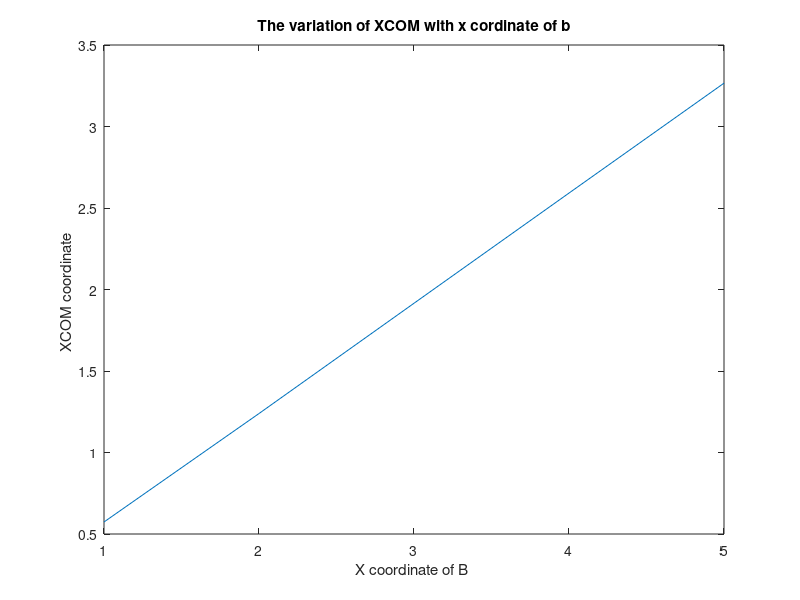
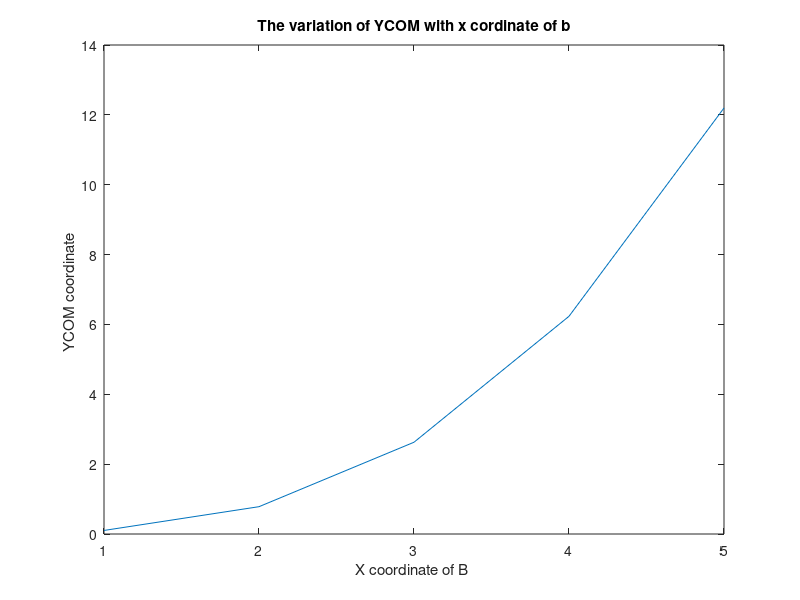
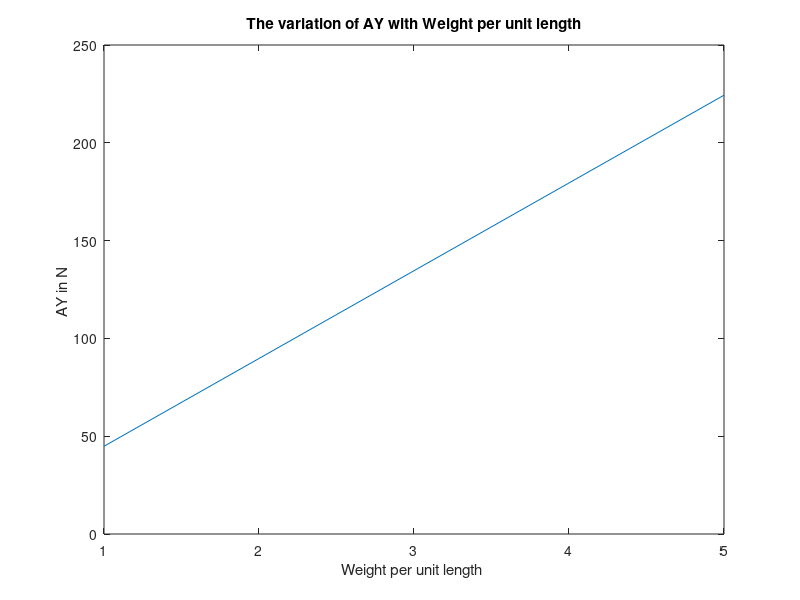
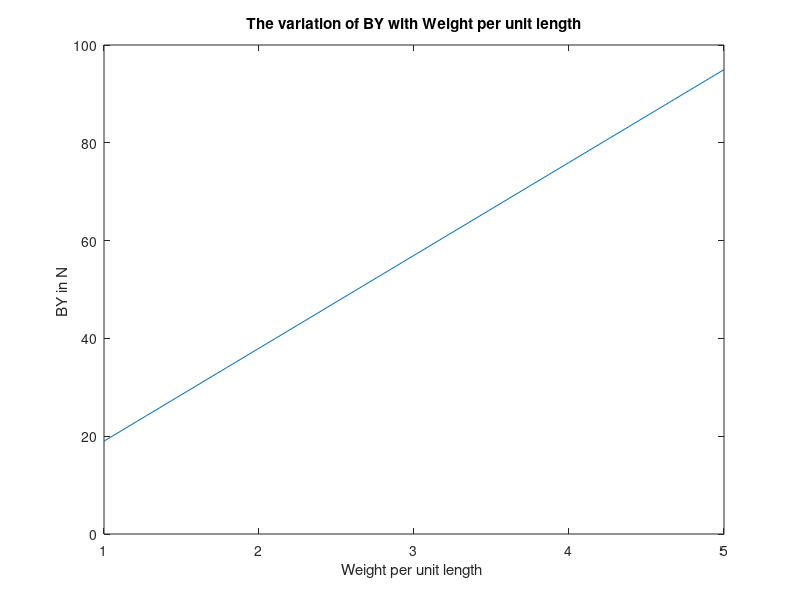

MATLAB code to generate these figures, in order:
%MATLAB PART FOR THE 1ST QUESTION
%Getting the x coordinate of B
in = 'input the value of x coordinate of B ';
x = input(in);
%applying the value of x in the integrated formulaes obtained
X1 = ((((4*(x^2))+1)^1.5)/12)-0.0833;
X2 = (log((4*(x^2) +1)^0.5+(2*x))+(2*x*((4*(x^2) +1)^0.5)))/4;
Xcm=X1/X2;
Y1=(((4*(x^2) +1)^0.5).*(16*(x^3) + 2*x)-log((4*(x^2) +1)^0.5 +2*x))/64;
Y2 = (log((4*(x^2) +1)^0.5+2*x)+(2*x*((4*(x^2) +1)^0.5)))/4;
Ycm= Y1/Y2;
disp("The value of Xcom is ")
disp(Xcm)
disp("The value of Ycom is ")
disp(Ycm)

%creating array for storing values
e=1:x;
xc=1:x;
yc=1:x;
for i=1:x
    X1 = ((((4*(i^2))+1)^1.5)/12)-0.0833;
    X2 = (log((4*(i^2) +1)^0.5+(2*i))+(2*i*((4*(i^2) +1)^0.5)))/4;
    xc(1,i)=X1/X2;
    Y1=(((4*(i^2) +1)^0.5).*(16*(i^3) + 2*i)-log((4*(i^2) +1)^0.5 +2*i))/64;
    Y2 = (log((4*(i^2) +1)^0.5+2*i)+(2*x*((4*(i^2) +1)^0.5)))/4;
    yc(1,i)=Y1/Y2;
end

%ploting variation of different values
figure;
plot(e,xc)
title("The variation of XCOM with x cordinate of b")
xlabel("X coordinate of B ")
ylabel("XCOM coordinate ")

figure;
plot(e,yc)
title("The variation of YCOM with x cordinate of b")
xlabel("X coordinate of B ")
ylabel("YCOM coordinate ")



%MATLAB CODE FOR 2ND PART
in = 'input the value of x coordinate of B ';
x = input(in);
X1 = ((((4*(x^2))+1)^1.5)/12)-0.0833;
X2 = (log((4*(x^2) +1)^0.5+(2*x))+(2*x*((4*(x^2) +1)^0.5)))/4;
Xcm=X1/X2;
Y1=(((4*(x^2) +1)^0.5).*(16*(x^3) + 2*x)-log((4*(x^2) +1)^0.5 +2*x))/64;
Y2 = (log((4*(x^2) +1)^0.5+2*x)+(2*x*((4*(x^2) +1)^0.5)))/4;
Ycm= Y1/Y2;
L=(log((4*(x^2) +1)^0.5+(2*x))+(2*x*((4*(x^2) +1)^0.5)))/4;
%Getting the weight per unit length from the user
W=input("Enter the weight per unit length ");
%formulating the ay and by values
%also creating arrays for storing values
ay=1:W;
by=1:W;
w=1:W;
t=L*W;
AY=t*(x-Xcm);
BY=AY-t;
disp("AY is ")
disp(AY)
disp("BY is ")
disp(BY)
for i=1:W
    t=L*i;
    ay(1,i)=t*(x-Xcm);
    by(1,i)=(ay(1,i))-t;
end
%plotting variations
figure;
plot(w,ay)
title("The variation of AY with Weight per unit length")
xlabel("Weight per unit length ")
ylabel("AY in N ")

figure;
plot(w,by)
title("The variation of BY with Weight per unit length")
xlabel("Weight per unit length ")
ylabel("BY in N ")

